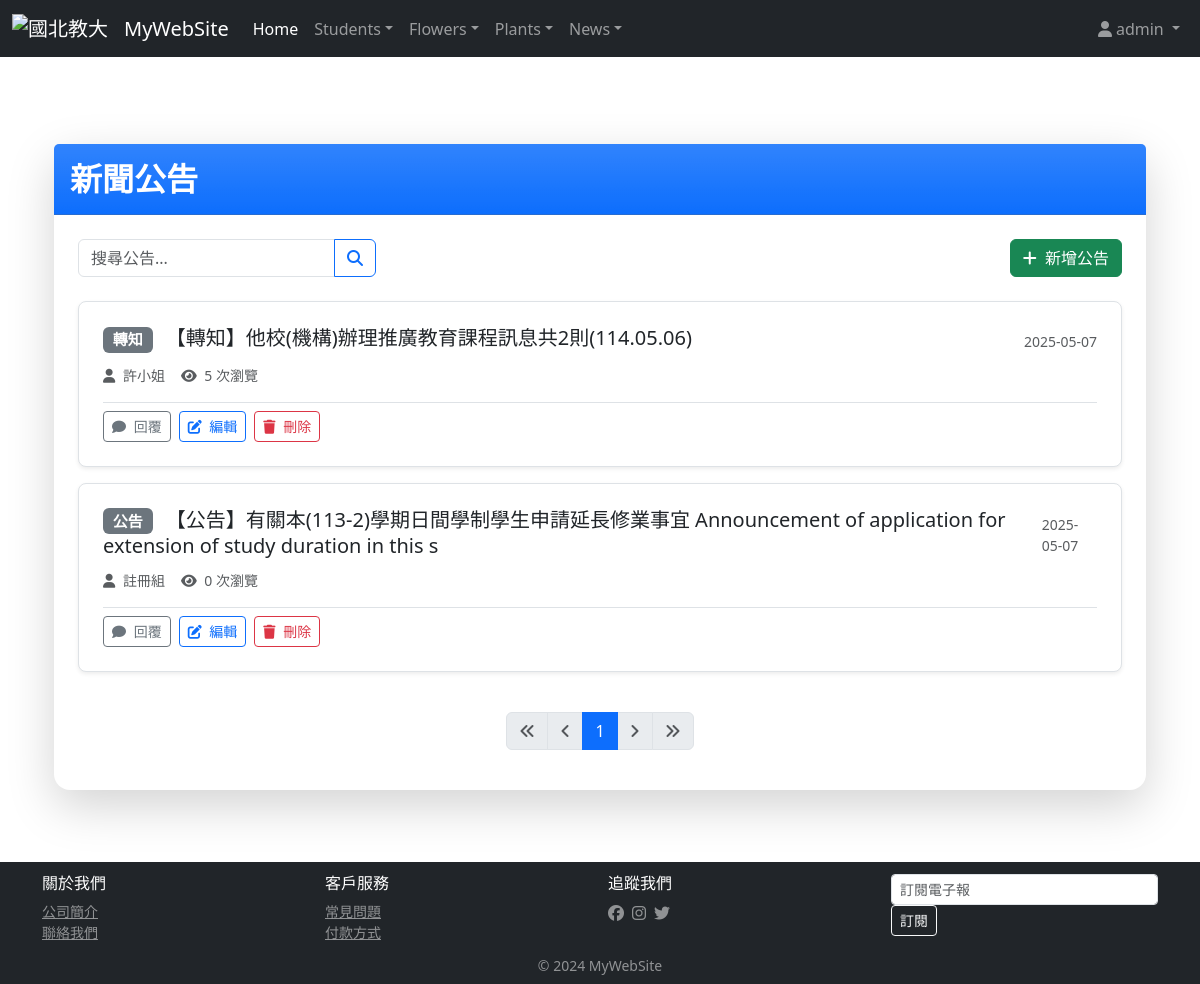
The app's page /news/ (signed in), older data.
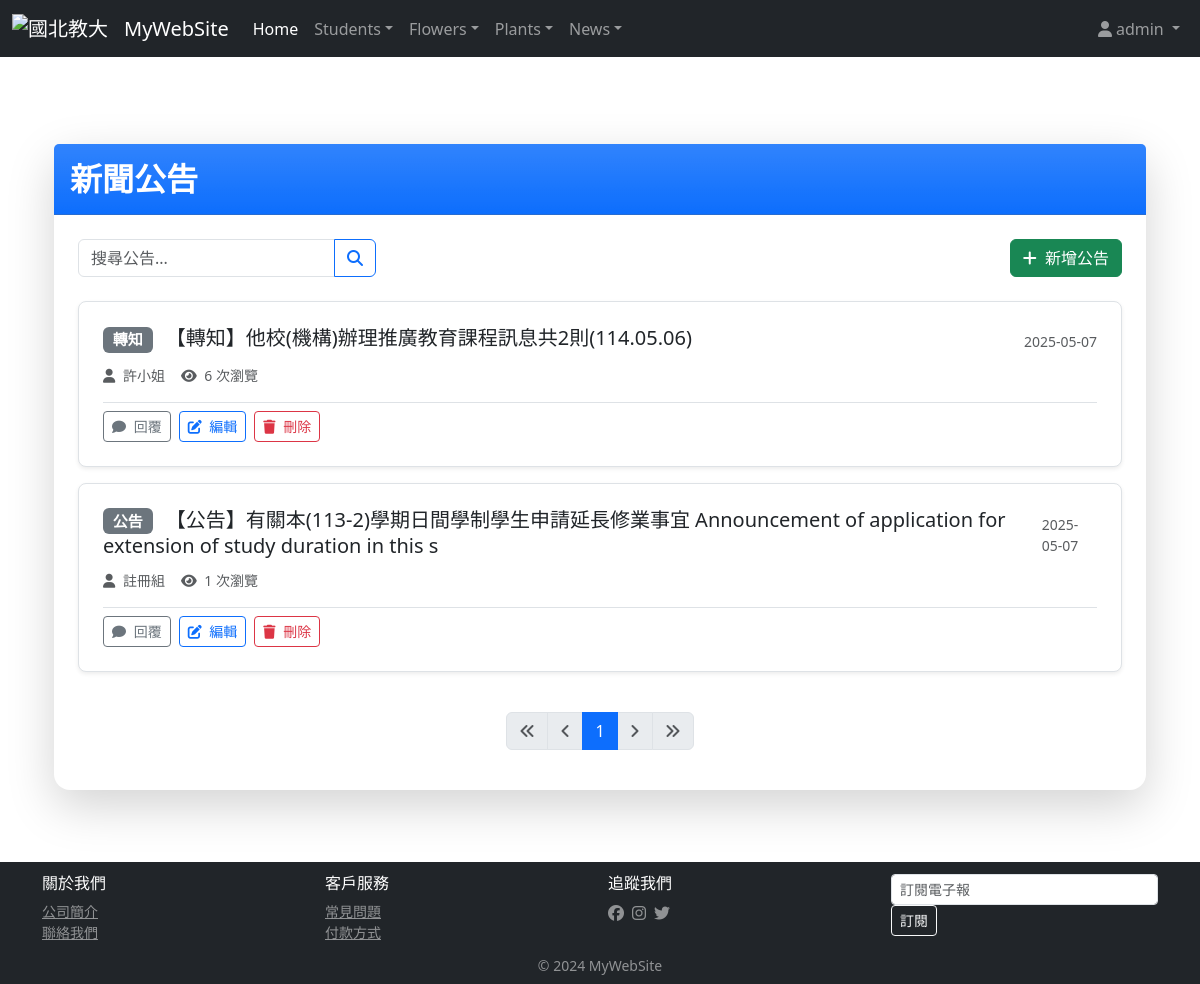
The same page, newer data.
### news/models.py (models this page shows, shortened)
class NewsUnit(models.Model):
    category = models.ForeignKey(Category, null=True, on_delete=models.PROTECT)
    author = models.CharField(max_length=20, null=False)
    title = models.CharField(max_length=100, null=False)
    content = models.TextField(null=False)
    pub_date = models.DateTimeField(auto_now_add=True)
    is_show  = models.BooleanField(default=False)
    click_count = models.IntegerField(default=0)
    image = models.ImageField(upload_to='news_images/', null=True, blank=True)
    link = models.URLField(null=True, blank=True)

class Category(models.Model):
    title = models.CharField(max_length=255, default="")
    def __str__(self):
        return self.title

### news/views.py (the view)
# urls.py: path('news/', newsViews.index),
@login_required
def index(request):
    newsData = NewsUnit.objects.all().order_by('id')
    paginator = Paginator(newsData, 10)
    page_number = request.GET.get('page')
    page_obj = paginator.get_page(page_number)
    return render(request, "news/index.html", locals())

### templates/news/index.html (shortened to what the changed rows need)
{% extends 'base.html' %}
{% block content %}
<div class="container py-5">
    <div class="card shadow-lg border-0 rounded-4 mb-4">
        <div class="card-header bg-gradient bg-primary text-white py-3">
            <h1 class="h2 fw-bold mb-0">新聞公告</h1>
        </div>
        <div class="card-body p-4">
            <div class="list-group">
                {% for newsItem in page_obj %}
                <div class="list-group-item list-group-item-action p-4 border mb-3 rounded-3 shadow-sm">
                    <div class="d-flex justify-content-between align-items-center">
                        <h3 class="h5 mb-1">
                            <span class="badge bg-secondary me-2">{{ newsItem.category }}</span>
                            <a href="{% url 'detail' newsItem.id %}" class="text-decoration-none text-dark stretched-link">
                                {{ newsItem.title }}
                            </a>
                        </h3>
                        <small class="text-muted">{{ newsItem.pub_date|date:"Y-m-d" }}</small>
                    </div>
                    <div class="d-flex align-items-center mt-2 text-muted small">
                        <span class="me-3">
                            <i class="fas fa-user me-1"></i> {{ newsItem.author }}
                        </span>
                        <span>
                            <i class="fas fa-eye me-1"></i> {{ newsItem.click_count }} 次瀏覽
                        </span>
                    </div>
                    {% if user.is_authenticated %}
                    <div class="mt-3 pt-2 border-top d-flex">
                        <a href="{% url 'detail' newsItem.id %}#reply" class="btn btn-sm btn-outline-secondary me-2">
                            <i class="fas fa-comment me-1"></i> 回覆
                        </a>
                        {% if user.is_staff %}
                        <a href="{% url 'edit_news' newsItem.id %}" class="btn btn-sm btn-outline-primary me-2">
                            <i class="fas fa-edit me-1"></i> 編輯
                        </a>
                        <a href="{% url 'delete_news' newsItem.id %}" class="btn btn-sm btn-outline-danger">
                            <i class="fas fa-trash me-1"></i> 刪除
                        </a>
                        {% endif %}
                    </div>
                    {% endif %}
                </div>
                {% endfor %}
            </div>
        </div>
    </div>
</div>
{% endblock %}

Row changes from the older to the newer data that the page shows:
changed NewsUnit "【轉知】他校(機構)辦理推廣教育課程訊息共2則(114.05.06)": click_count "5" → "6"
changed NewsUnit "註冊組": click_count "0" → "1"
